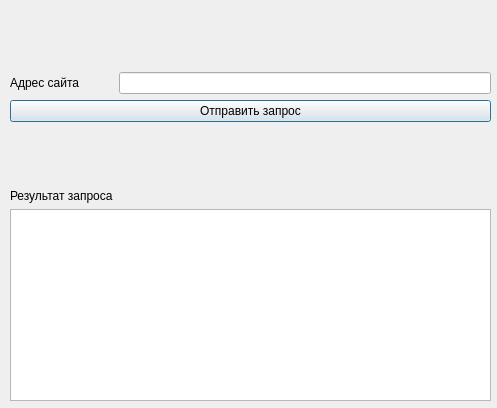
<?xml version="1.0" encoding="UTF-8"?>
<ui version="4.0">
 <class>Dialog</class>
 <widget class="QDialog" name="Dialog">
  <property name="geometry">
   <rect>
    <x>0</x>
    <y>0</y>
    <width>497</width>
    <height>408</height>
   </rect>
  </property>
  <property name="windowTitle">
   <string>Dialog</string>
  </property>
  <widget class="QWidget" name="gridLayoutWidget">
   <property name="geometry">
    <rect>
     <x>10</x>
     <y>10</y>
     <width>481</width>
     <height>391</height>
    </rect>
   </property>
   <layout class="QGridLayout" name="gridLayout">
    <item row="0" column="0">
     <spacer name="verticalSpacer_2">
      <property name="orientation">
       <enum>Qt::Vertical</enum>
      </property>
      <property name="sizeHint" stdset="0">
       <size>
        <width>20</width>
        <height>40</height>
       </size>
      </property>
     </spacer>
    </item>
    <item row="6" column="0" colspan="2">
     <widget class="QTextBrowser" name="textBrowser"/>
    </item>
    <item row="1" column="0">
     <widget class="QLabel" name="label">
      <property name="text">
       <string>Адрес сайта</string>
      </property>
     </widget>
    </item>
    <item row="3" column="0" colspan="2">
     <widget class="QPushButton" name="pushButton">
      <property name="text">
       <string>Отправить запрос</string>
      </property>
     </widget>
    </item>
    <item row="1" column="1">
     <widget class="QLineEdit" name="lineEdit"/>
    </item>
    <item row="4" column="0">
     <spacer name="verticalSpacer">
      <property name="orientation">
       <enum>Qt::Vertical</enum>
      </property>
      <property name="sizeHint" stdset="0">
       <size>
        <width>20</width>
        <height>40</height>
       </size>
      </property>
     </spacer>
    </item>
    <item row="5" column="0">
     <widget class="QLabel" name="label_2">
      <property name="text">
       <string>Результат запроса</string>
      </property>
     </widget>
    </item>
   </layout>
  </widget>
 </widget>
 <tabstops>
  <tabstop>lineEdit</tabstop>
  <tabstop>pushButton</tabstop>
  <tabstop>textBrowser</tabstop>
 </tabstops>
 <resources/>
 <connections/>
</ui>
